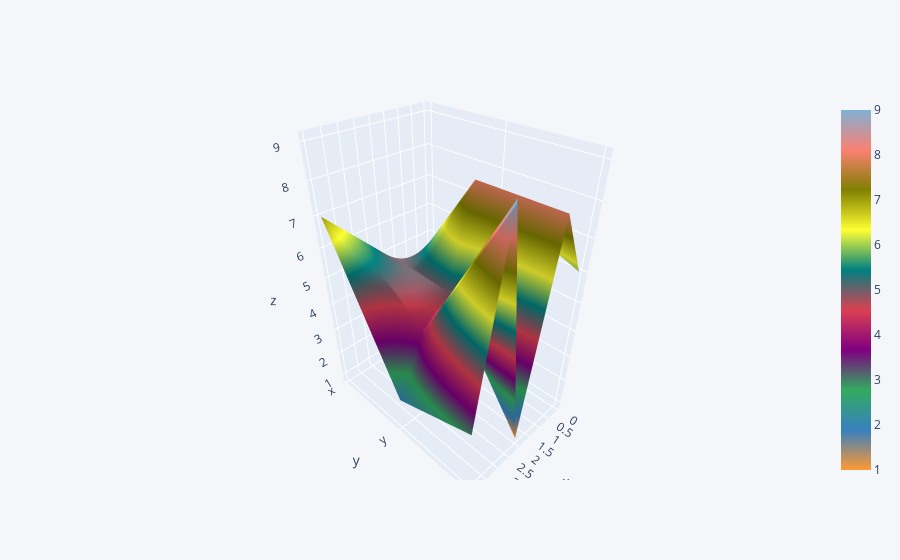

Notebook code cell kept with this figure:
### Code cell
df6.iplot(kind='surface')

### Figure 1 — Plotly figure (JSON) as saved in the notebook; plotly's stock layout.template omitted (floating-point values rounded to 4 significant figures)
{"data": [{"colorscale": [[0, "rgb(255, 153, 51)"], [0.1111, "rgb(55, 128, 191)"], [0.2222, "rgb(50, 171, 96)"], [0.3333, "rgb(128, 0, 128)"], [0.4444, "rgb(219, 64, 82)"], [0.5556, "rgb(0, 128, 128)"], [0.6667, "rgb(255, 255, 51)"], [0.7778, "rgb(128, 128, 0)"], [0.8889, "rgb(251, 128, 114)"], [1, "rgb(128, 177, 211)"]], "type": "surface", "x": [0, 1, 2, 3, 4], "y": ["x", "y", "z"], "z": [[3, 4, 5, 6, 7], [7, 8, 5, 4, 2], [6, 8, 1, 9, 3]]}], "layout": {"legend": {"bgcolor": "#F5F6F9", "font": {"color": "#4D5663"}}, "paper_bgcolor": "#F5F6F9", "plot_bgcolor": "#F5F6F9", "title": {"font": {"color": "#4D5663"}}, "xaxis": {"gridcolor": "#E1E5ED", "showgrid": true, "tickfont": {"color": "#4D5663"}, "title": {"font": {"color": "#4D5663"}, "text": ""}, "zerolinecolor": "#E1E5ED"}, "yaxis": {"gridcolor": "#E1E5ED", "showgrid": true, "tickfont": {"color": "#4D5663"}, "title": {"font": {"color": "#4D5663"}, "text": ""}, "zerolinecolor": "#E1E5ED"}}}
